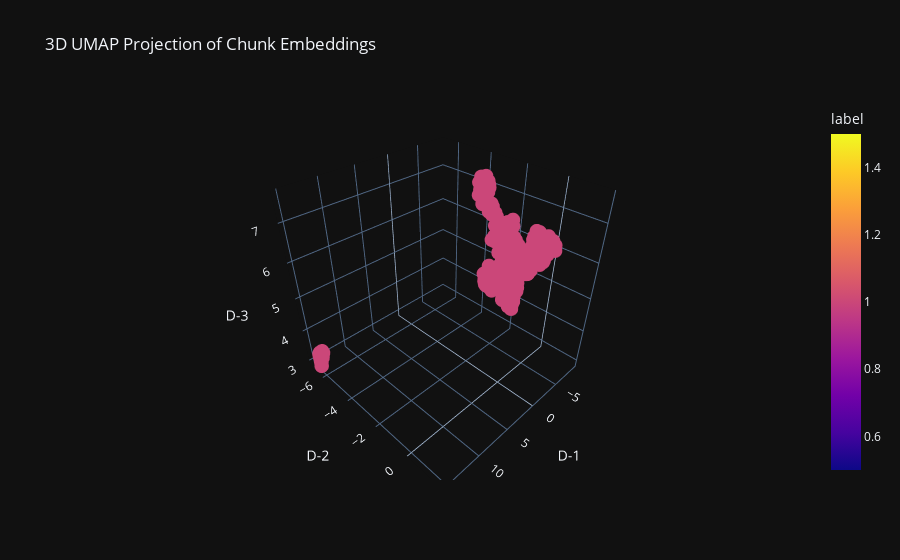

Notebook code for this chart:
### Code cell
projections = dim_reduction_umap(embedded_chunks,dimension=3)
df_tsne = pd.DataFrame(projections, columns=['D-1', 'D-2', 'D-3'])
df_tsne['label'] = [ 1 for i in range(len(projections))]
plot_embeddings_3d(df_tsne,title='3D UMAP Projection of Chunk Embeddings')

### Figure 1 — Plotly figure (JSON) as saved in the notebook; plotly's stock layout.template omitted (floating-point values rounded to 4 significant figures; data arrays with more than 128 entries replaced by an {"elided": "..."} marker saying what was removed)
{"data": [{"hovertemplate": "D-1=%{x}<br>D-2=%{y}<br>D-3=%{z}<br>label=%{marker.color}<extra></extra>", "legendgroup": "", "marker": {"color": {"elided": "363 int values"}, "coloraxis": "coloraxis", "symbol": "circle", "size": 5}, "mode": "markers", "name": "", "scene": "scene", "showlegend": false, "x": {"elided": "363 float values"}, "y": {"elided": "363 float values"}, "z": {"elided": "363 float values"}, "type": "scatter3d"}], "layout": {"scene": {"domain": {"x": [0.0, 1.0], "y": [0.0, 1.0]}, "xaxis": {"title": {"text": "D-1"}}, "yaxis": {"title": {"text": "D-2"}}, "zaxis": {"title": {"text": "D-3"}}}, "coloraxis": {"colorbar": {"title": {"text": "label"}}, "colorscale": [[0.0, "#0d0887"], [0.1111, "#46039f"], [0.2222, "#7201a8"], [0.3333, "#9c179e"], [0.4444, "#bd3786"], [0.5556, "#d8576b"], [0.6667, "#ed7953"], [0.7778, "#fb9f3a"], [0.8889, "#fdca26"], [1.0, "#f0f921"]]}, "legend": {"tracegroupgap": 0}, "title": {"text": "3D UMAP Projection of Chunk Embeddings"}}}
